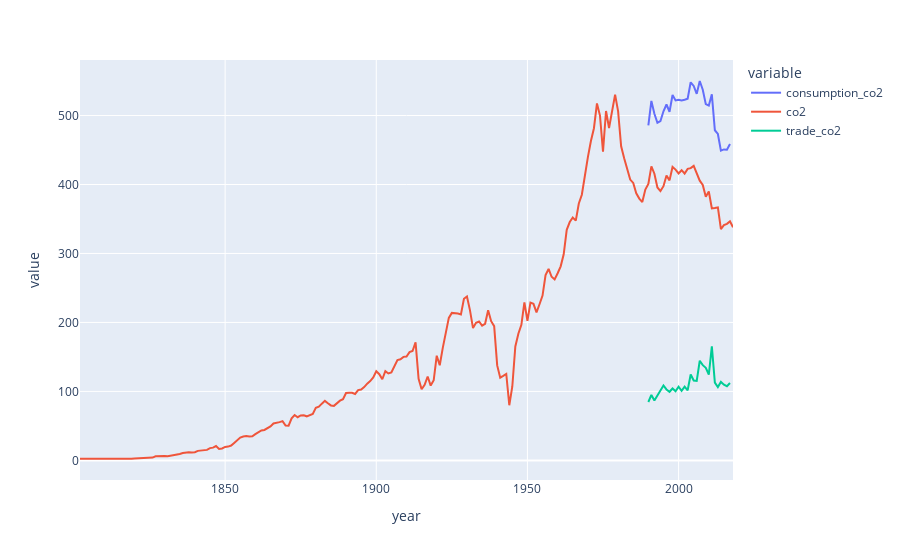

Notebook code cell kept with this figure:
### Code cell
fig = px.line(data,x="year",y=['consumption_co2','co2','trade_co2']
              #labels={"value":"Temperature(°C)"},title="Line plots for data"
             )
fig.show()

### Figure 1 — Plotly figure (JSON) as saved in the notebook; plotly's stock layout.template omitted (floating-point values rounded to 4 significant figures; data arrays with more than 128 entries replaced by an {"elided": "..."} marker saying what was removed)
{"data": [{"hovertemplate": "variable=consumption_co2<br>year=%{x}<br>value=%{y}<extra></extra>", "legendgroup": "consumption_co2", "line": {"color": "#636efa", "dash": "solid"}, "mode": "lines", "name": "consumption_co2", "orientation": "v", "showlegend": true, "type": "scatter", "x": {"elided": "211 int values"}, "xaxis": "x", "y": {"elided": "211 float values"}, "yaxis": "y"}, {"hovertemplate": "variable=co2<br>year=%{x}<br>value=%{y}<extra></extra>", "legendgroup": "co2", "line": {"color": "#EF553B", "dash": "solid"}, "mode": "lines", "name": "co2", "orientation": "v", "showlegend": true, "type": "scatter", "x": {"elided": "211 int values"}, "xaxis": "x", "y": {"elided": "211 float values"}, "yaxis": "y"}, {"hovertemplate": "variable=trade_co2<br>year=%{x}<br>value=%{y}<extra></extra>", "legendgroup": "trade_co2", "line": {"color": "#00cc96", "dash": "solid"}, "mode": "lines", "name": "trade_co2", "orientation": "v", "showlegend": true, "type": "scatter", "x": {"elided": "211 int values"}, "xaxis": "x", "y": {"elided": "211 float values"}, "yaxis": "y"}], "layout": {"legend": {"title": {"text": "variable"}, "tracegroupgap": 0}, "margin": {"t": 60}, "xaxis": {"anchor": "y", "domain": [0, 1], "title": {"text": "year"}}, "yaxis": {"anchor": "x", "domain": [0, 1], "title": {"text": "value"}}}}
